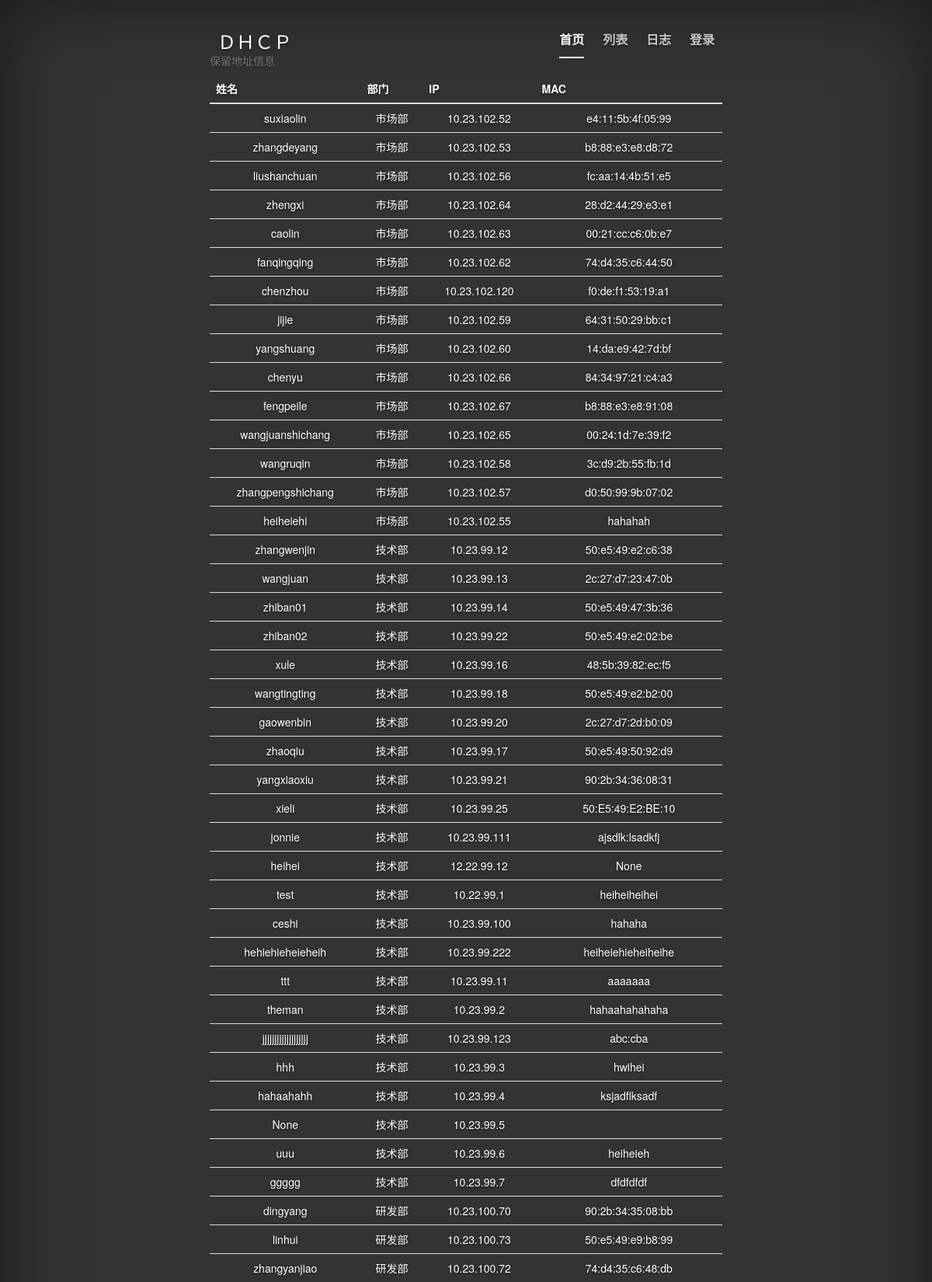
Page /list (upper part) on the committed database.
### tables this page shows
CREATE TABLE exits(
id integer primary key autoincrement,
username    text,
department   text,
ip    text,
mac    text
);

### flaskr.py (the view)
@app.route('/list')
def list():
    cur = g.db.execute('select username,department,ip,mac from exits order by department')
    contents = [dict(username=row[0],department=row[1],ip=row[2],mac=row[3]) for row in cur.fetchall()]
    return render_template('list.html',contents=contents)

### flaskr.py (called while the page is built)
def connect_db():
    return sqlite3.connect(app.config['DATABASE'])

@app.before_request
def before_request():
    g.db = connect_db()

@app.teardown_request
def teardown_request(exception):
    g.db.close()

### templates/list.html (shortened to what this page needs)
{% extends 'base.html' %}
{% block body %}
<div class="table-responsive">
    <br>
    <br>
    <br>
  <table class="table">
    <caption>保留地址信息</caption>
    <thead>
      <tr>
        <th>姓名</th>
        <th>部门</th>
        <th>IP</th>
        <th>MAC</th></tr>
    </thead>
    <tbody>
      <tr>
        {% for content in contents %}
        <td>{{ content.username }}</td>
        <td>{{ content.department }}</td>
        <td>{{ content.ip }}</td>
        <td>{{ content.mac }}</td></tr>
      {% endfor %}
    </tbody>
  </table>
</div>
{% endblock %}

### static/cover.css (style rules this page uses)
html, body { height: 100%; background-color: #333; }
body { color: #fff; text-align: center; text-shadow: 0 1px 3px rgba(0,0,0,.5); }

### rows in the picture
exits: username "suxiaolin", department "市场部", ip "10.23.102.52", mac "e4:11:5b:4f:05:99"
exits: username "zhangdeyang", department "市场部", ip "10.23.102.53", mac "b8:88:e3:e8:d8:72"
exits: username "liushanchuan", department "市场部", ip "10.23.102.56", mac "fc:aa:14:4b:51:e5"
exits: username "zhengxi", department "市场部", ip "10.23.102.64", mac "28:d2:44:29:e3:e1"
exits: username "caolin", department "市场部", ip "10.23.102.63", mac "00:21:cc:c6:0b:e7"
exits: username "fanqingqing", department "市场部", ip "10.23.102.62", mac "74:d4:35:c6:44:50"
exits: username "chenzhou", department "市场部", ip "10.23.102.120", mac "f0:de:f1:53:19:a1"
exits: username "jijie", department "市场部", ip "10.23.102.59", mac "64:31:50:29:bb:c1"
exits: username "yangshuang", department "市场部", ip "10.23.102.60", mac "14:da:e9:42:7d:bf"
exits: username "chenyu", department "市场部", ip "10.23.102.66", mac "84:34:97:21:c4:a3"
exits: username "fengpeile", department "市场部", ip "10.23.102.67", mac "b8:88:e3:e8:91:08"
exits: username "wangjuanshichang", department "市场部", ip "10.23.102.65", mac "00:24:1d:7e:39:f2"
exits: username "wangruqin", department "市场部", ip "10.23.102.58", mac "3c:d9:2b:55:fb:1d"
exits: username "zhangpengshichang", department "市场部", ip "10.23.102.57", mac "d0:50:99:9b:07:02"
exits: username "heiheiehi", department "市场部", ip "10.23.102.55", mac "hahahah"
exits: username "zhangwenjin", department "技术部", ip "10.23.99.12", mac "50:e5:49:e2:c6:38"
exits: username "wangjuan", department "技术部", ip "10.23.99.13", mac "2c:27:d7:23:47:0b"
exits: username "zhiban01", department "技术部", ip "10.23.99.14", mac "50:e5:49:47:3b:36"
exits: username "zhiban02", department "技术部", ip "10.23.99.22", mac "50:e5:49:e2:02:be"
exits: username "xule", department "技术部", ip "10.23.99.16", mac "48:5b:39:82:ec:f5"
exits: username "wangtingting", department "技术部", ip "10.23.99.18", mac "50:e5:49:e2:b2:00"
exits: username "gaowenbin", department "技术部", ip "10.23.99.20", mac "2c:27:d7:2d:b0:09"
exits: username "zhaoqiu", department "技术部", ip "10.23.99.17", mac "50:e5:49:50:92:d9"
exits: username "yangxiaoxiu", department "技术部", ip "10.23.99.21", mac "90:2b:34:36:08:31"
exits: username "xieli", department "技术部", ip "10.23.99.25", mac "50:E5:49:E2:BE:10"
exits: username "jonnie", department "技术部", ip "10.23.99.111", mac "ajsdlk:lsadkfj"
exits: username "heihei", department "技术部", ip "12.22.99.12", mac "None"
exits: username "test", department "技术部", ip "10.22.99.1", mac "heiheiheihei"
exits: username "ceshi", department "技术部", ip "10.23.99.100", mac "hahaha"
exits: username "hehiehieheieheih", department "技术部", ip "10.23.99.222", mac "heiheiehieheiheihe"
exits: username "ttt", department "技术部", ip "10.23.99.11", mac "aaaaaaa"
exits: username "theman", department "技术部", ip "10.23.99.2", mac "hahaahahahaha"
exits: username "jjjjjjjjjjjjjjjjjjj", department "技术部", ip "10.23.99.123", mac "abc:cba"
exits: username "hhh", department "技术部", ip "10.23.99.3", mac "hwihei"
exits: username "hahaahahh", department "技术部", ip "10.23.99.4", mac "ksjadflksadf"
exits: username "None", department "技术部", ip "10.23.99.5"
exits: username "uuu", department "技术部", ip "10.23.99.6", mac "heiheieh"
exits: username "ggggg", department "技术部", ip "10.23.99.7", mac "dfdfdfdf"
exits: username "dingyang", department "研发部", ip "10.23.100.70", mac "90:2b:34:35:08:bb"
exits: username "linhui", department "研发部", ip "10.23.100.73", mac "50:e5:49:e9:b8:99"
exits: username "zhangyanjiao", department "研发部", ip "10.23.100.72", mac "74:d4:35:c6:48:db"
